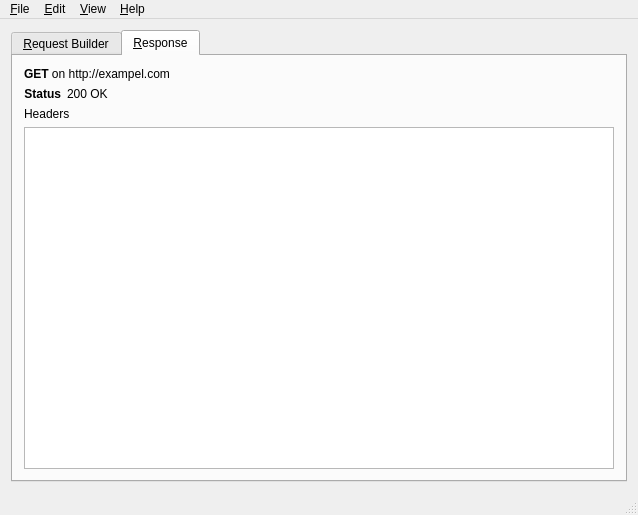
<?xml version="1.0" encoding="UTF-8"?>
<ui version="4.0">
 <class>MainWnd</class>
 <widget class="QMainWindow" name="MainWnd">
  <property name="geometry">
   <rect>
    <x>0</x>
    <y>0</y>
    <width>638</width>
    <height>515</height>
   </rect>
  </property>
  <property name="windowTitle">
   <string>Httper</string>
  </property>
  <property name="unifiedTitleAndToolBarOnMac">
   <bool>true</bool>
  </property>
  <widget class="QWidget" name="centralWidget">
   <layout class="QVBoxLayout" name="verticalLayout">
    <item>
     <widget class="QTabWidget" name="tabDetails">
      <property name="enabled">
       <bool>true</bool>
      </property>
      <property name="currentIndex">
       <number>1</number>
      </property>
      <widget class="QWidget" name="tabRequest">
       <attribute name="title">
        <string>&amp;Request Builder</string>
       </attribute>
       <layout class="QVBoxLayout" name="verticalLayout_2">
        <item>
         <layout class="QHBoxLayout" name="horizontalLayout">
          <item>
           <widget class="QLabel" name="lblUrl">
            <property name="minimumSize">
             <size>
              <width>125</width>
              <height>0</height>
             </size>
            </property>
            <property name="text">
             <string>&amp;URL</string>
            </property>
            <property name="alignment">
             <set>Qt::AlignRight|Qt::AlignTrailing|Qt::AlignVCenter</set>
            </property>
            <property name="buddy">
             <cstring>txtUrl</cstring>
            </property>
           </widget>
          </item>
          <item>
           <widget class="QLineEdit" name="txtUrl"/>
          </item>
         </layout>
        </item>
        <item>
         <layout class="QHBoxLayout" name="horizontalLayout_2">
          <item>
           <widget class="QLabel" name="lblUrl_2">
            <property name="minimumSize">
             <size>
              <width>125</width>
              <height>0</height>
             </size>
            </property>
            <property name="text">
             <string>&amp;File</string>
            </property>
            <property name="alignment">
             <set>Qt::AlignRight|Qt::AlignTrailing|Qt::AlignVCenter</set>
            </property>
            <property name="buddy">
             <cstring>txtFile</cstring>
            </property>
           </widget>
          </item>
          <item>
           <widget class="QLineEdit" name="txtFile"/>
          </item>
          <item>
           <widget class="QPushButton" name="pushButton">
            <property name="text">
             <string>&amp;Browse...</string>
            </property>
           </widget>
          </item>
         </layout>
        </item>
        <item>
         <layout class="QHBoxLayout" name="horizontalLayout_3">
          <item>
           <widget class="QLabel" name="lblUrl_3">
            <property name="minimumSize">
             <size>
              <width>125</width>
              <height>0</height>
             </size>
            </property>
            <property name="text">
             <string>&amp;Content Type</string>
            </property>
            <property name="alignment">
             <set>Qt::AlignRight|Qt::AlignTrailing|Qt::AlignVCenter</set>
            </property>
            <property name="buddy">
             <cstring>txtContentType</cstring>
            </property>
           </widget>
          </item>
          <item>
           <widget class="QLineEdit" name="txtContentType">
            <property name="text">
             <string>application/json</string>
            </property>
           </widget>
          </item>
         </layout>
        </item>
        <item>
         <layout class="QHBoxLayout" name="horizontalLayout_4">
          <item>
           <widget class="QLabel" name="lblVerb">
            <property name="minimumSize">
             <size>
              <width>125</width>
              <height>0</height>
             </size>
            </property>
            <property name="text">
             <string>&amp;Verb</string>
            </property>
            <property name="alignment">
             <set>Qt::AlignRight|Qt::AlignTrailing|Qt::AlignVCenter</set>
            </property>
            <property name="buddy">
             <cstring>txtFile</cstring>
            </property>
           </widget>
          </item>
          <item>
           <widget class="QComboBox" name="drpVerb">
            <property name="sizePolicy">
             <sizepolicy hsizetype="Expanding" vsizetype="Fixed">
              <horstretch>0</horstretch>
              <verstretch>0</verstretch>
             </sizepolicy>
            </property>
            <property name="editable">
             <bool>true</bool>
            </property>
            <property name="currentText">
             <string notr="true">GET</string>
            </property>
            <property name="maxCount">
             <number>25</number>
            </property>
           </widget>
          </item>
         </layout>
        </item>
        <item>
         <widget class="QTabWidget" name="tabContent">
          <property name="currentIndex">
           <number>0</number>
          </property>
          <widget class="QWidget" name="tabHeaders">
           <attribute name="title">
            <string>&amp;Headers</string>
           </attribute>
          </widget>
          <widget class="QWidget" name="tabParameters">
           <attribute name="title">
            <string>&amp;Parameters</string>
           </attribute>
          </widget>
         </widget>
        </item>
       </layout>
      </widget>
      <widget class="QWidget" name="tabResponse">
       <attribute name="title">
        <string>&amp;Response</string>
       </attribute>
       <layout class="QVBoxLayout" name="verticalLayout_3">
        <item>
         <widget class="QLabel" name="lblResponseUrl">
          <property name="sizePolicy">
           <sizepolicy hsizetype="Expanding" vsizetype="Preferred">
            <horstretch>0</horstretch>
            <verstretch>0</verstretch>
           </sizepolicy>
          </property>
          <property name="minimumSize">
           <size>
            <width>125</width>
            <height>0</height>
           </size>
          </property>
          <property name="text">
           <string>&lt;html&gt;&lt;head/&gt;&lt;body&gt;&lt;p&gt;&lt;span style=&quot; font-weight:600;&quot;&gt;GET&lt;/span&gt; on http://exampel.com&lt;/p&gt;&lt;/body&gt;&lt;/html&gt;</string>
          </property>
          <property name="alignment">
           <set>Qt::AlignLeading|Qt::AlignLeft|Qt::AlignVCenter</set>
          </property>
          <property name="buddy">
           <cstring>txtUrl</cstring>
          </property>
         </widget>
        </item>
        <item>
         <layout class="QHBoxLayout" name="horizontalLayout_5">
          <item>
           <widget class="QLabel" name="lblUrl_5">
            <property name="minimumSize">
             <size>
              <width>0</width>
              <height>0</height>
             </size>
            </property>
            <property name="font">
             <font>
              <weight>75</weight>
              <bold>true</bold>
             </font>
            </property>
            <property name="text">
             <string>Status</string>
            </property>
            <property name="alignment">
             <set>Qt::AlignRight|Qt::AlignTrailing|Qt::AlignVCenter</set>
            </property>
            <property name="buddy">
             <cstring>txtUrl</cstring>
            </property>
           </widget>
          </item>
          <item>
           <widget class="QLabel" name="lblHttpStatus">
            <property name="sizePolicy">
             <sizepolicy hsizetype="Expanding" vsizetype="Preferred">
              <horstretch>0</horstretch>
              <verstretch>0</verstretch>
             </sizepolicy>
            </property>
            <property name="minimumSize">
             <size>
              <width>125</width>
              <height>0</height>
             </size>
            </property>
            <property name="text">
             <string>200 OK</string>
            </property>
            <property name="alignment">
             <set>Qt::AlignLeading|Qt::AlignLeft|Qt::AlignVCenter</set>
            </property>
            <property name="buddy">
             <cstring>txtUrl</cstring>
            </property>
           </widget>
          </item>
         </layout>
        </item>
        <item>
         <widget class="QLabel" name="lblHeaders">
          <property name="sizePolicy">
           <sizepolicy hsizetype="Expanding" vsizetype="Preferred">
            <horstretch>0</horstretch>
            <verstretch>0</verstretch>
           </sizepolicy>
          </property>
          <property name="minimumSize">
           <size>
            <width>125</width>
            <height>0</height>
           </size>
          </property>
          <property name="text">
           <string>Headers</string>
          </property>
          <property name="alignment">
           <set>Qt::AlignLeading|Qt::AlignLeft|Qt::AlignVCenter</set>
          </property>
          <property name="buddy">
           <cstring>txtUrl</cstring>
          </property>
         </widget>
        </item>
        <item>
         <widget class="QTableWidget" name="tblHeaders"/>
        </item>
       </layout>
      </widget>
     </widget>
    </item>
   </layout>
  </widget>
  <widget class="QMenuBar" name="menuBar">
   <property name="geometry">
    <rect>
     <x>0</x>
     <y>0</y>
     <width>638</width>
     <height>25</height>
    </rect>
   </property>
   <widget class="QMenu" name="menu_File">
    <property name="title">
     <string>&amp;File</string>
    </property>
    <widget class="QMenu" name="menuOpen_Recent">
     <property name="title">
      <string>Open Recent</string>
     </property>
     <addaction name="actionNo_recent_files"/>
    </widget>
    <addaction name="actionOpen"/>
    <addaction name="menuOpen_Recent"/>
    <addaction name="separator"/>
    <addaction name="actionSave"/>
    <addaction name="actionSave_As"/>
    <addaction name="separator"/>
    <addaction name="action_Exit"/>
   </widget>
   <widget class="QMenu" name="menu_Edit">
    <property name="title">
     <string>&amp;Edit</string>
    </property>
    <addaction name="action_Settings"/>
   </widget>
   <widget class="QMenu" name="menu_Settings">
    <property name="title">
     <string>&amp;View</string>
    </property>
   </widget>
   <widget class="QMenu" name="menu_Help">
    <property name="title">
     <string>&amp;Help</string>
    </property>
    <addaction name="action_About"/>
   </widget>
   <addaction name="menu_File"/>
   <addaction name="menu_Edit"/>
   <addaction name="menu_Settings"/>
   <addaction name="menu_Help"/>
  </widget>
  <widget class="QStatusBar" name="statusBar"/>
  <action name="action_Exit">
   <property name="text">
    <string>&amp;Exit</string>
   </property>
   <property name="toolTip">
    <string>Exit Httper</string>
   </property>
  </action>
  <action name="action_About">
   <property name="text">
    <string>&amp;About</string>
   </property>
   <property name="toolTip">
    <string>About Httper</string>
   </property>
  </action>
  <action name="action_Settings">
   <property name="text">
    <string>&amp;Settings</string>
   </property>
   <property name="toolTip">
    <string>Httper Settings</string>
   </property>
  </action>
  <action name="actionOpen">
   <property name="text">
    <string>Open...</string>
   </property>
  </action>
  <action name="actionSave">
   <property name="enabled">
    <bool>false</bool>
   </property>
   <property name="text">
    <string>Save</string>
   </property>
  </action>
  <action name="actionSave_As">
   <property name="enabled">
    <bool>false</bool>
   </property>
   <property name="text">
    <string>Save As</string>
   </property>
  </action>
  <action name="actionNo_recent_files">
   <property name="enabled">
    <bool>false</bool>
   </property>
   <property name="text">
    <string>No recent files...</string>
   </property>
  </action>
 </widget>
 <layoutdefault spacing="6" margin="11"/>
 <resources/>
 <connections/>
</ui>
